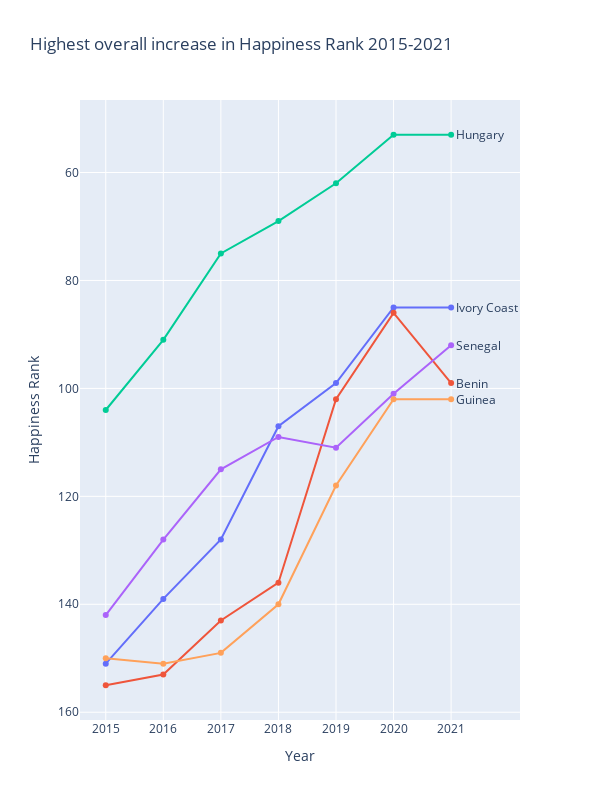

This figure's notebook cell:
### Code cell
inr = pivot_df.nsmallest(columns='diff',n=5)
inr = inr.drop(columns='diff')

dr = inr
fig = go.Figure()

for country in dr.index:
    fig.add_trace(go.Scatter(x=dr.columns, y=dr.loc[country], name=country,showlegend=False, line=dict(width=2)))
    fig.add_annotation(x=6.05, y=dr.loc[country]['2021'],text=country,xanchor='left', yanchor='middle',textangle=360,showarrow=False,font=dict(size=12))

fig.update_layout(title='Highest overall increase in Happiness Rank 2015-2021', xaxis_title='Year', yaxis_title='Happiness Rank')
fig.update_layout(
    yaxis=dict(
        autorange='reversed'
    ))

fig.update_layout(
    width=600,  # Set the width to 800 pixels
    height=800  # Set the height to 600 pixels
)

fig.show()

### Figure 1 — Plotly figure (JSON) as saved in the notebook; plotly's stock layout.template omitted (floating-point values rounded to 4 significant figures)
{"data": [{"line": {"width": 2}, "name": "Ivory Coast", "showlegend": false, "type": "scatter", "x": ["2015", "2016", "2017", "2018", "2019", "2020", "2021"], "y": [151, 139, 128, 107, 99, 85, 85]}, {"line": {"width": 2}, "name": "Benin", "showlegend": false, "type": "scatter", "x": ["2015", "2016", "2017", "2018", "2019", "2020", "2021"], "y": [155, 153, 143, 136, 102, 86, 99]}, {"line": {"width": 2}, "name": "Hungary", "showlegend": false, "type": "scatter", "x": ["2015", "2016", "2017", "2018", "2019", "2020", "2021"], "y": [104, 91, 75, 69, 62, 53, 53]}, {"line": {"width": 2}, "name": "Senegal", "showlegend": false, "type": "scatter", "x": ["2015", "2016", "2017", "2018", "2019", "2020", "2021"], "y": [142, 128, 115, 109, 111, 101, 92]}, {"line": {"width": 2}, "name": "Guinea", "showlegend": false, "type": "scatter", "x": ["2015", "2016", "2017", "2018", "2019", "2020", "2021"], "y": [150, 151, 149, 140, 118, 102, 102]}], "layout": {"annotations": [{"font": {"size": 12}, "showarrow": false, "text": "Ivory Coast", "textangle": 0, "x": 6.05, "xanchor": "left", "y": 85, "yanchor": "middle"}, {"font": {"size": 12}, "showarrow": false, "text": "Benin", "textangle": 0, "x": 6.05, "xanchor": "left", "y": 99, "yanchor": "middle"}, {"font": {"size": 12}, "showarrow": false, "text": "Hungary", "textangle": 0, "x": 6.05, "xanchor": "left", "y": 53, "yanchor": "middle"}, {"font": {"size": 12}, "showarrow": false, "text": "Senegal", "textangle": 0, "x": 6.05, "xanchor": "left", "y": 92, "yanchor": "middle"}, {"font": {"size": 12}, "showarrow": false, "text": "Guinea", "textangle": 0, "x": 6.05, "xanchor": "left", "y": 102, "yanchor": "middle"}], "height": 800, "title": {"text": "Highest overall increase in Happiness Rank 2015-2021"}, "width": 600, "xaxis": {"title": {"text": "Year"}}, "yaxis": {"autorange": "reversed", "title": {"text": "Happiness Rank"}}}}
